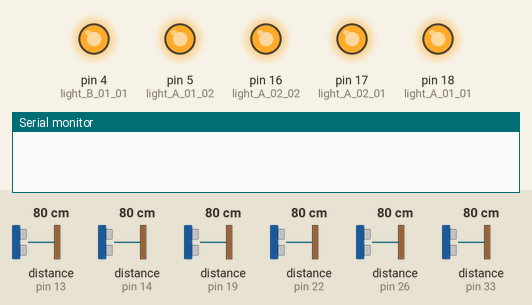
Bench run of a sketch on a simulated Arduino Uno, built with avr-gcc and run on an emulated ATmega328P. Shown: output pins drawn as LEDs (lit = HIGH), the last lines printed to the serial monitor. The inputs (shaded band) are chosen by the test bench; at power-on: distance to the obstacle (sensors on pin 13, pin 22, pin 14, pin 19, pin 26, pin 33) 80 cm. The echo pulse lasts 58.3 µs per cm; pins used as bus, display or sensor lines are not drawn.

Above: at 3.3 s.
3.4 s: distance to the obstacle (sensor on pin 13) set to 16 cm
6.7 s: distance to the obstacle (sensor on pin 13) set to 12 cm
At 8.5 s:
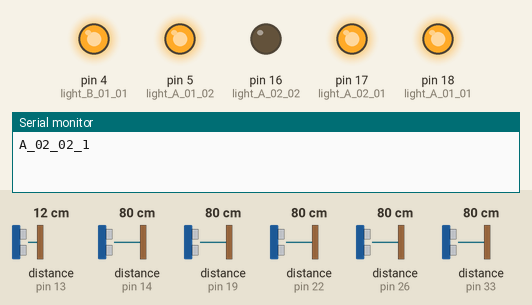
10.0 s: distance to the obstacle (sensor on pin 22) set to 16 cm
13.3 s: distance to the obstacle (sensor on pin 22) set to 13 cm
At 15.6 s:
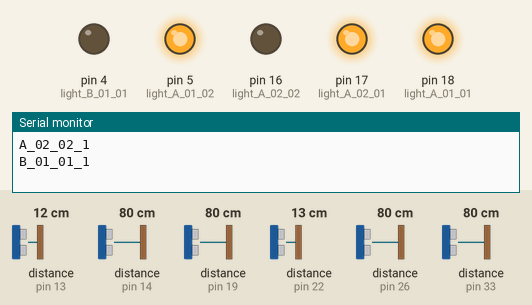
16.6 s: distance to the obstacle (sensor on pin 14) set to 17 cm
19.9 s: distance to the obstacle (sensor on pin 14) set to 12 cm
At 20.9 s:
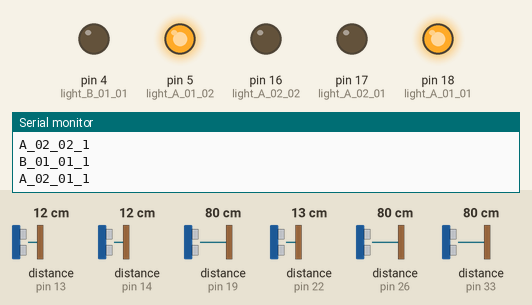
Timing chart, 0 to 22.9 s (numbered marks = the images above; inputs shaded):
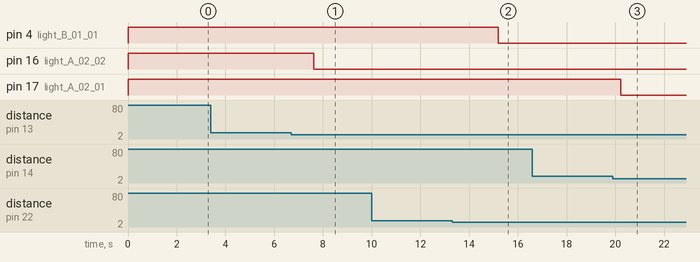

The sketch:

Sensor.ino
```cpp
// Kobe Conomon
// Last edited: 11/11 - added lights & made most variables local to loop()

// Reads Ultrasonic Sensor (HC-SR04) distance, and sends flag to Python script
// when someone is within appropriate distance.

// Format: garage_floor_spot_takenOrNot

#include <Ultrasonic.h>

  // creating echo & trigger variables for each sensor
  int trig_A_01_01 = 32;
  int echo_A_01_01 = 33;

  int trig_A_01_02 = 25;
  int echo_A_01_02 = 26;

  int trig_A_02_01 = 27;
  int echo_A_02_01 = 14;

  int trig_A_02_02 = 12;
  int echo_A_02_02 = 13;

  int trig_B_01_01 = 23;
  int echo_B_01_01 = 22;

  int trig_B_02_01 = 21;
  int echo_B_02_01 = 19;

  // Creating objects for each sensor
  Ultrasonic A_01_01(trig_A_01_01, echo_A_01_01);
  Ultrasonic A_01_02(trig_A_01_02, echo_A_01_02);
  Ultrasonic A_02_01(trig_A_02_01, echo_A_02_01);
  Ultrasonic A_02_02(trig_A_02_02, echo_A_02_02);
  Ultrasonic B_01_01(trig_B_01_01, echo_B_01_01);
  Ultrasonic B_02_01(trig_B_02_01, echo_B_02_01);

  // Distance (in cm) that determines the minimum distance a car must be within the sensor in order to fill a parking spot
  int distTrigger = 15;

  // Distance variables
  int distance_A_01_01;
  int distance_A_01_02;
  int distance_A_02_01;
  int distance_A_02_02;
  int distance_B_01_01;
  int distance_B_02_01;

  // variables for green lights
  int light_A_01_01 = 18;
  int light_A_01_02 = 5;
  int light_A_02_01 = 17;
  int light_A_02_02 = 16;
  int light_B_01_01 = 4;
  int light_B_02_01 = 0;

  boolean flag[6] = {0,0,0,0,0,0};


void setup() {
  // Prepare serial monitor & Bluetooth device
  Serial.begin(115200);

  pinMode(light_A_01_01, OUTPUT);
  pinMode(light_A_01_02, OUTPUT);
  pinMode(light_A_02_01, OUTPUT);
  pinMode(light_A_02_02, OUTPUT);
  pinMode(light_B_01_01, OUTPUT);
  pinMode(light_B_02_01, OUTPUT);

  digitalWrite(light_A_01_01, HIGH);
  digitalWrite(light_A_01_02, HIGH);
  digitalWrite(light_A_02_01, HIGH);
  digitalWrite(light_A_02_02, HIGH);
  digitalWrite(light_B_01_01, HIGH);
  digitalWrite(light_B_02_01, HIGH);
}

void loop() {

  // Read distances
  distance_A_01_01 = A_01_01.read();
  distance_A_01_02 = A_01_02.read();
  distance_A_02_01 = A_02_01.read();
  distance_A_02_02 = A_02_02.read();
  distance_B_01_01 = B_01_01.read();
  distance_B_02_01 = B_02_01.read();

  // pass these to a single function
  if (distance_A_01_01 < distTrigger && flag[0] != 1)
  {
    Serial.println("A_01_01_1");
    digitalWrite(light_A_01_01, LOW);
    flag[0] = 1;
  }
  else if(distance_A_01_01 >= distTrigger && flag[0] != 0)
  {
    Serial.println("A_01_01_0");
    digitalWrite(light_A_01_01, HIGH);
    flag[0] = 0;
  }
  if (distance_A_01_02 < distTrigger && flag[1] != 1)
  {
    Serial.println("A_01_02_1");
    digitalWrite(light_A_01_02, LOW);
    flag[1] = 1;
  }
  else if (distance_A_01_02 >= distTrigger && flag[1] != 0)
  {
    Serial.println("A_01_02_0");
    digitalWrite(light_A_01_02, HIGH);
    flag[1] = 0;
  }

  if (distance_A_02_01 < distTrigger && flag[2] != 1)
  {
    Serial.println("A_02_01_1");
    digitalWrite(light_A_02_01, LOW);
    flag[2] = 1;
  }
  else if(distance_A_02_01 >= distTrigger && flag[2] != 0)
  {
    Serial.println("A_02_01_0");
    digitalWrite(light_A_02_01, HIGH);
    flag[2] = 0;
  }

  if (distance_A_02_02 < distTrigger && flag[3] != 1)
  {
    Serial.println("A_02_02_1");
    digitalWrite(light_A_02_02, LOW);
    flag[3] = 1;
  }
  else if(distance_A_02_02 >= distTrigger && flag[3] != 0)
  {
    Serial.println("A_02_02_0");
    digitalWrite(light_A_02_02, HIGH);
    flag[3] = 0;
  }

  if (distance_B_01_01 < distTrigger && flag[4] != 1)
  {
    Serial.println("B_01_01_1");
    digitalWrite(light_B_01_01, LOW);
    flag[4] = 1;
  }
  else if(distance_B_01_01 >= distTrigger && flag[4] != 0){
    Serial.println("B_01_01_0");
    digitalWrite(light_B_01_01, HIGH);
    flag[4] = 0;
  }

  if (distance_B_02_01 < distTrigger && flag[5] != 1)
  {
    Serial.println("B_02_01_1");
    digitalWrite(light_B_02_01, LOW);
    flag[5] = 1;
  }
  else if(distance_B_02_01 >= distTrigger && flag[5] != 0){
    Serial.println("B_02_01_0");
    digitalWrite(light_B_02_01, HIGH);
    flag[5] = 0;
  }

  // Repeat every 2.5 seconds
  delay(2500);
}
```

Measured:
- the behaviour switches between 15 and 14 cm on distance to the obstacle (sensor on pin 13) (found by bisection; images 0 and 1)
- the behaviour switches between 15 and 14 cm on distance to the obstacle (sensor on pin 22) (found by bisection; images 1 and 2)
- the behaviour switches between 15 and 14 cm on distance to the obstacle (sensor on pin 14) (found by bisection; images 2 and 3)
- after the input at 3.4 s, every drawn part: stays the same
- after the input at 6.7 s, pin 16 (light_A_02_02): HIGH → LOW after 0.92 s
- after the input at 10.0 s, every drawn part: stays the same
- after the input at 13.3 s, pin 4 (light_B_01_01): HIGH → LOW after 1.9 s
- after the input at 16.6 s, every drawn part: stays the same
- after the input at 19.9 s, pin 17 (light_A_02_01): HIGH → LOW after 0.33 s
